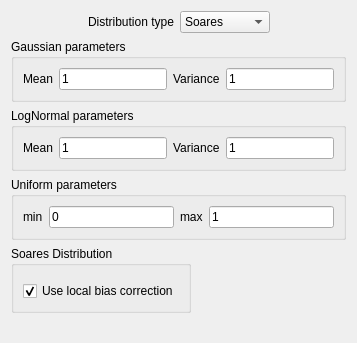
     <widget class="QWidget" name="tab4">
      <attribute name="title">
       <string>Distribution</string>
      </attribute>
      <layout class="QVBoxLayout">
       <item>
        <layout class="QHBoxLayout">
         <item>
          <spacer name="spacer13_2">
           <property name="orientation">
            <enum>Qt::Horizontal</enum>
           </property>
           <property name="sizeType">
            <enum>QSizePolicy::Expanding</enum>
           </property>
           <property name="sizeHint" stdset="0">
            <size>
             <width>30</width>
             <height>20</height>
            </size>
           </property>
          </spacer>
         </item>
         <item>
          <widget class="QLabel" name="textLabel1_2_2_2">
           <property name="text">
            <string>Distribution type</string>
           </property>
           <property name="wordWrap">
            <bool>false</bool>
           </property>
          </widget>
         </item>
         <item>
          <widget class="QComboBox" name="cdf_type">
           <item>
            <property name="text">
             <string>Soares</string>
            </property>
           </item>
           <item>
            <property name="text">
             <string>LogNormal</string>
            </property>
           </item>
           <item>
            <property name="text">
             <string>Gaussian</string>
            </property>
           </item>
           <item>
            <property name="text">
             <string>Uniform</string>
            </property>
           </item>
          </widget>
         </item>
         <item>
          <spacer name="spacer12">
           <property name="orientation">
            <enum>Qt::Horizontal</enum>
           </property>
           <property name="sizeType">
            <enum>QSizePolicy::Expanding</enum>
           </property>
           <property name="sizeHint" stdset="0">
            <size>
             <width>30</width>
             <height>21</height>
            </size>
           </property>
          </spacer>
         </item>
        </layout>
       </item>
       <item>
        <widget class="GsTLGroupBox" name="GaussianBox">
         <property name="title">
          <string>Gaussian parameters</string>
         </property>
         <property name="keyword" stdset="0">
          <string>Gaussian</string>
         </property>
         <property name="displayed" stdset="0">
          <bool>false</bool>
         </property>
         <layout class="QGridLayout">
          <item row="0" column="0">
           <widget class="QLabel" name="textLabel3_3_3_2_2">
            <property name="text">
             <string>Mean</string>
            </property>
            <property name="wordWrap">
             <bool>false</bool>
            </property>
           </widget>
          </item>
          <item row="0" column="1">
           <widget class="QLineEdit" name="Gaussian_mean">
            <property name="text">
             <string>1</string>
            </property>
           </widget>
          </item>
          <item row="0" column="2">
           <widget class="QLabel" name="textLabel4_3_3_2_2">
            <property name="text">
             <string>Variance</string>
            </property>
            <property name="wordWrap">
             <bool>false</bool>
            </property>
           </widget>
          </item>
          <item row="0" column="3">
           <widget class="QLineEdit" name="Gaussian_variance">
            <property name="text">
             <string>1</string>
            </property>
           </widget>
          </item>
         </layout>
        </widget>
       </item>
       <item>
        <widget class="GsTLGroupBox" name="logNormalBox">
         <property name="title">
          <string>LogNormal parameters</string>
         </property>
         <property name="keyword" stdset="0">
          <string>LogNormal</string>
         </property>
         <property name="displayed" stdset="0">
          <bool>false</bool>
         </property>
         <layout class="QGridLayout">
          <item row="0" column="0">
           <widget class="QLabel" name="textLabel3_3_3">
            <property name="text">
             <string>Mean</string>
            </property>
            <property name="wordWrap">
             <bool>false</bool>
            </property>
           </widget>
          </item>
          <item row="0" column="1">
           <widget class="QLineEdit" name="LN_mean">
            <property name="text">
             <string>1</string>
            </property>
           </widget>
          </item>
          <item row="0" column="2">
           <widget class="QLabel" name="textLabel4_3_3">
            <property name="text">
             <string>Variance</string>
            </property>
            <property name="wordWrap">
             <bool>false</bool>
            </property>
           </widget>
          </item>
          <item row="0" column="3">
           <widget class="QLineEdit" name="LN_variance">
            <property name="text">
             <string>1</string>
            </property>
           </widget>
          </item>
         </layout>
        </widget>
       </item>
       <item>
        <widget class="GsTLGroupBox" name="UniformBox">
         <property name="title">
          <string>Uniform parameters</string>
         </property>
         <property name="keyword" stdset="0">
          <string>Uniform</string>
         </property>
         <property name="displayed" stdset="0">
          <bool>false</bool>
         </property>
         <layout class="QGridLayout">
          <item row="0" column="0">
           <widget class="QLabel" name="textLabel3_3_2_2">
            <property name="text">
             <string>min</string>
            </property>
            <property name="wordWrap">
             <bool>false</bool>
            </property>
           </widget>
          </item>
          <item row="0" column="1">
           <widget class="QLineEdit" name="U_min">
            <property name="text">
             <string>0</string>
            </property>
           </widget>
          </item>
          <item row="0" column="2">
           <widget class="QLabel" name="textLabel4_3_2_2">
            <property name="text">
             <string>max</string>
            </property>
            <property name="wordWrap">
             <bool>false</bool>
            </property>
           </widget>
          </item>
          <item row="0" column="3">
           <widget class="QLineEdit" name="U_max">
            <property name="text">
             <string>1</string>
            </property>
           </widget>
          </item>
         </layout>
        </widget>
       </item>
       <item>
        <widget class="GsTLGroupBox" name="SoaresBox">
         <property name="sizePolicy">
          <sizepolicy hsizetype="Fixed" vsizetype="Fixed">
           <horstretch>0</horstretch>
           <verstretch>0</verstretch>
          </sizepolicy>
         </property>
         <property name="title">
          <string>Soares Distribution</string>
         </property>
         <property name="keyword" stdset="0">
          <string>Soares</string>
         </property>
         <property name="displayed" stdset="0">
          <bool>true</bool>
         </property>
         <layout class="QGridLayout">
          <item row="0" column="0">
           <widget class="NonParamCdfInput" name="nonParamCdf"/>
          </item>
          <item row="1" column="0">
           <widget class="QCheckBox" name="is_local_correction">
            <property name="text">
             <string>Use local bias correction</string>
            </property>
            <property name="checked">
             <bool>true</bool>
            </property>
           </widget>
          </item>
         </layout>
        </widget>
       </item>
       <item>
        <spacer name="spacer33_3_2_2_5">
         <property name="orientation">
          <enum>Qt::Vertical</enum>
         </property>
         <property name="sizeType">
          <enum>QSizePolicy::Expanding</enum>
         </property>
         <property name="sizeHint" stdset="0">
          <size>
           <width>20</width>
           <height>19</height>
          </size>
         </property>
        </spacer>
       </item>
      </layout>
     </widget>
